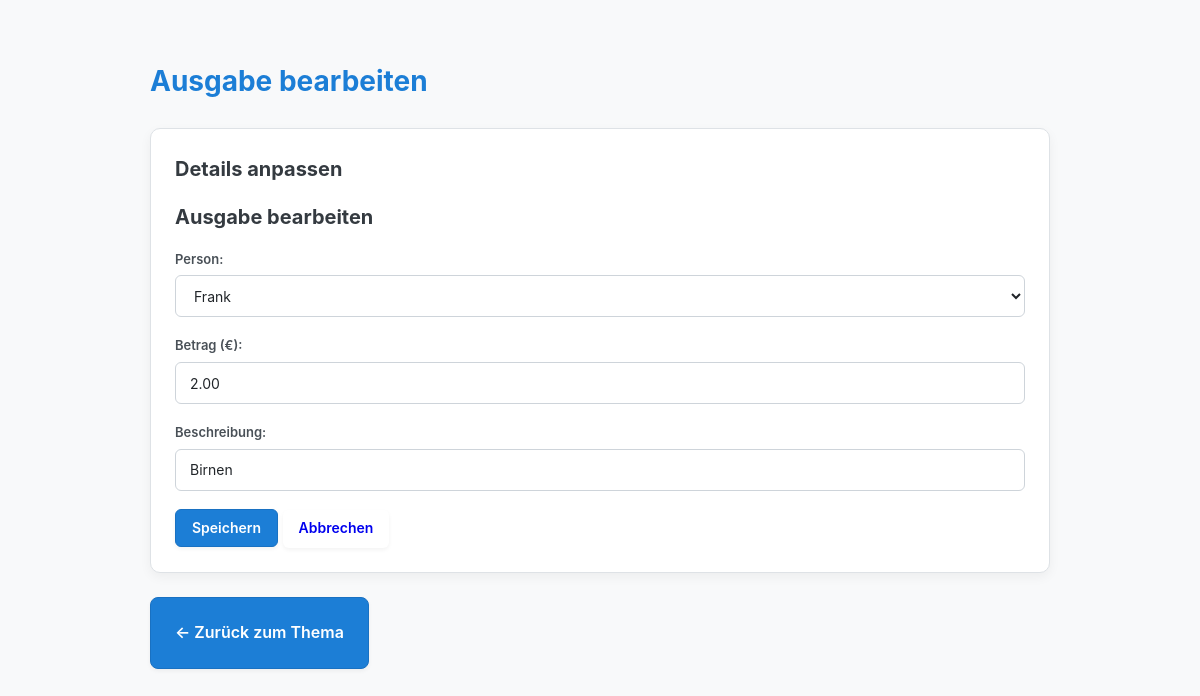
The app's page /ausgabe/8/bearbeiten/ with its own data.
### pool/models.py (models this page shows, shortened)
class Ausgabe(models.Model):
    thema = models.ForeignKey(Thema, on_delete=models.CASCADE, related_name='ausgaben')
    person = models.ForeignKey(Person, on_delete=models.CASCADE, related_name='ausgaben')
    betrag = models.DecimalField(max_digits=10, decimal_places=2)
    beschreibung = models.CharField(max_length=255)
    erstellt_am = models.DateTimeField(auto_now_add=True)  # Speichert automatisch das Erstellungsdatum

### pool/views.py (the view)
# urls.py: path('ausgabe/<int:ausgabe_id>/bearbeiten/', views.ausgabe_bearbeiten, name='ausgabe_bearbeiten'),
def ausgabe_bearbeiten(request, ausgabe_id):
    ausgabe = get_object_or_404(Ausgabe, id=ausgabe_id)
    thema = ausgabe.thema
    if request.method == 'POST':
        form = AusgabeForm(request.POST, instance=ausgabe, thema=thema)
        if form.is_valid():
            form.save()
            return redirect('thema_detail', thema_id=thema.id)
    else:
        form = AusgabeForm(instance=ausgabe, thema=thema)
    return render(request, 'pool/ausgabe_bearbeiten.html', {
        'form': form,
        'ausgabe': ausgabe,
        'thema': thema,
    })

### pool/forms.py
class AusgabeForm(forms.ModelForm):
    class Meta:
        model = Ausgabe
        fields = ['person', 'betrag', 'beschreibung']
        widgets = {
            'person': forms.Select(attrs={'class': 'form-control'}),
            'betrag': forms.NumberInput(attrs={
                'class': 'form-control',
                'step': '0.01',
                'placeholder': '0.00'
            }),
            'beschreibung': forms.TextInput(attrs={
                'class': 'form-control',
                'placeholder': 'z. B. Einkaufen'
            }),
        }
    def __init__(self, *args, **kwargs):
        thema = kwargs.pop('thema', None)
        super().__init__(*args, **kwargs)
        if thema:
            self.fields['person'].queryset = Person.objects.filter(thema=thema)
            self.fields['person'].empty_label = "-- Person auswählen --"

### pool/models.py (called while the page is built)
    def __str__(self):
        return self.name

### pool/templates/pool/ausgabe_bearbeiten.html (shortened to what this page needs)
{% load static %}
<!DOCTYPE html>
<html lang="de">
<head>
    <link rel="stylesheet" href="{% static 'pool/css/style.css' %}">
</head>
<body>
    <h1>Ausgabe bearbeiten</h1>
    <div class="card">
        <h2>Details anpassen</h2>
       <h2>Ausgabe bearbeiten</h2>
        <form method="post">
            <div class="form-group">
                <label>Person:</label>
                {{ form.person }}
            </div>
            <div class="form-group">
                <label>Betrag (€):</label>
                {{ form.betrag }}
            </div>
            <div class="form-group">
                <label>Beschreibung:</label>
                {{ form.beschreibung }}
            </div>
            <div style="margin-top: 15px;">
                <button type="submit" class="btn btn-primary">Speichern</button>
                <a href="{% url 'thema_detail' thema.id %}" class="btn btn-cancel">Abbrechen</a>
            </div>
        </form>
    </div>
 <div style="margin-bottom: 24px;">
        <a href="{% url 'thema_detail' thema.id %}" class="btn btn-primary btn-lg">
            &larr; Zurück zum Thema
        </a>
    </div>
</body>
</html>

### pool/static/pool/css/style.css (style rules this page uses)
body { font-family: -apple-system, BlinkMacSystemFont, "Segoe UI", Roboto, Helvetica, Arial, sans-serif; color: #212529; background-color: #f8f9fa; margin: 0 auto; max-width: 900px; padding: 40px 20px; line-height: 1.6; }
h1 { color: #1c7ed6; margin-bottom: 24px; font-size: 28px; }
h2 { color: #343a40; margin-top: 0; margin-bottom: 16px; font-size: 20px; }
.card { background-color: #ffffff; border-radius: 10px; border: 1px solid #dee2e6; box-shadow: 0 4px 12px rgba(0, 0, 0, 0.05); padding: 24px; margin-bottom: 24px; }
.btn { display: inline-flex; align-items: center; justify-content: center; height: 38px; padding: 0 16px; font-size: 14px; font-weight: 600; font-family: inherit; text-decoration: none; border-radius: 6px; box-sizing: border-box; cursor: pointer; transition: all 0.2s cubic-bezier(0.165, 0.84, 0.44, 1); box-shadow: 0 2px 4px rgba(0, 0, 0, 0.05); }
.btn-primary { background-color: #1c7ed6; color: #ffffff; border: 1px solid #1971c2; }
.form-group { margin-bottom: 18px; }
label { display: block; font-size: 13px; font-weight: 600; color: #495057; margin-bottom: 6px; text-transform: none; letter-spacing: normal; }
input[type="text"], input[type="number"], select { width: 100%; height: 42px; padding: 0 14px; font-size: 14px; font-family: inherit; color: #212529; background-color: #ffffff; border: 1px solid #ced4da; border-radius: 6px; box-sizing: border-box; transition: border-color 0.15s ease-in-out, box-shadow 0.15s ease-in-out; }
input::placeholder { color: #adb5bd; }
.btn-lg { height: 72px; !important; padding: 0 24px; !important; font-size: 16px; !important; border-radius: 8px; !important; }

### records on screen
Ausgabe: person "Frank", betrag "2.00", beschreibung "Birnen"
